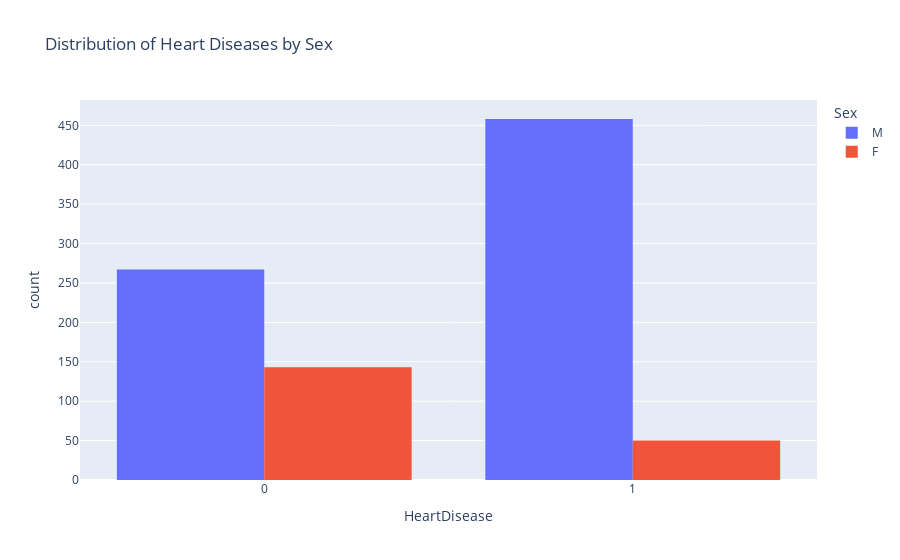
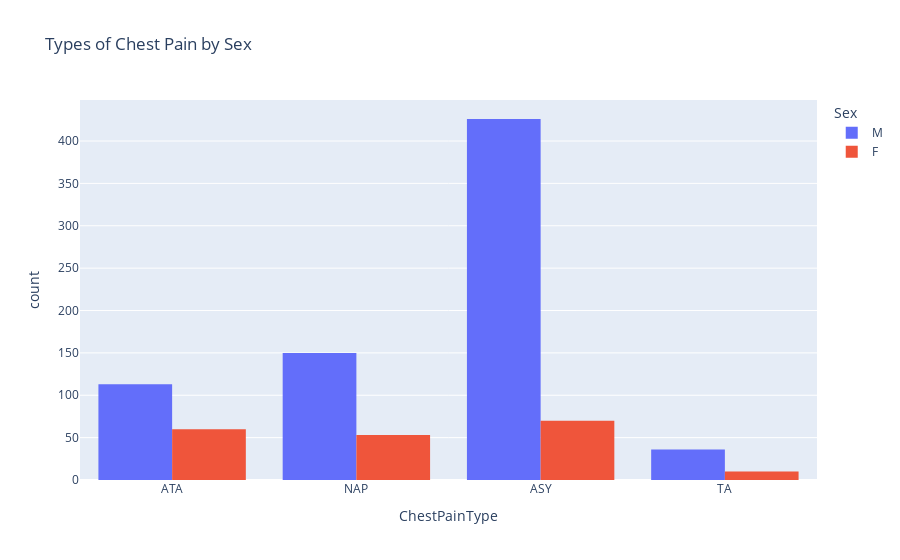
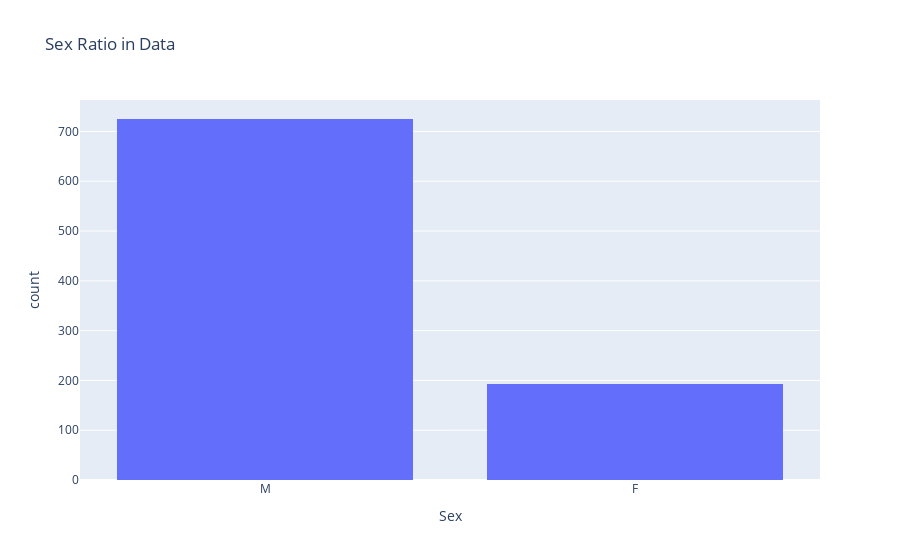
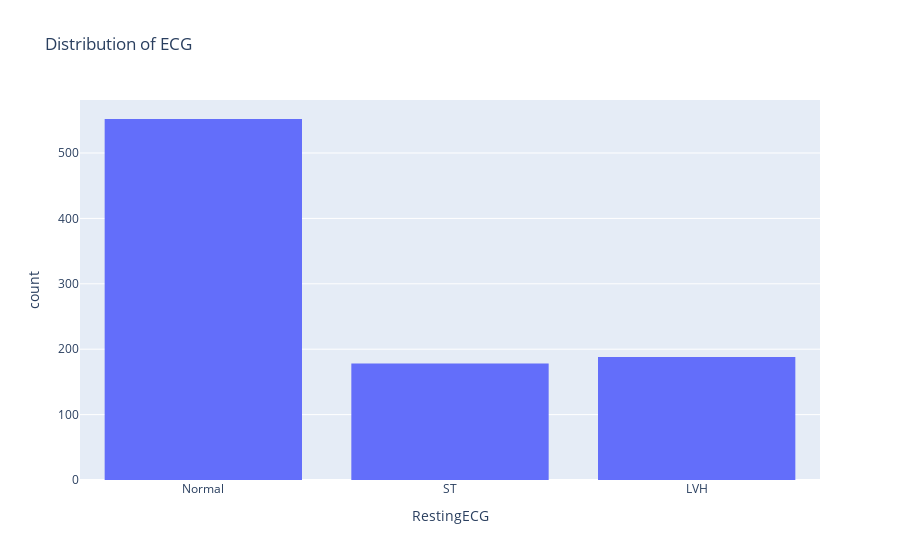

The notebook cell saved with these charts, in order:
### Code cell
# Create histogram:
draw_histogram(heart_df, "HeartDisease", "Sex", "Distribution of Heart Diseases by Sex")
draw_histogram(heart_df, "ChestPainType", "Sex", "Types of Chest Pain by Sex")
draw_histogram(heart_df, "Sex", None, "Sex Ratio in Data")
draw_histogram(heart_df, "RestingECG", None, "Distribution of ECG")

### Figure 1 — Plotly figure (JSON) as saved in the notebook; plotly's stock layout.template omitted (floating-point values rounded to 4 significant figures; data arrays with more than 128 entries replaced by an {"elided": "..."} marker saying what was removed)
{"data": [{"alignmentgroup": "True", "bingroup": "x", "hovertemplate": "Sex=M<br>HeartDisease=%{x}<br>count=%{y}<extra></extra>", "legendgroup": "M", "marker": {"color": "#636efa", "pattern": {"shape": ""}}, "name": "M", "offsetgroup": "M", "orientation": "v", "showlegend": true, "type": "histogram", "x": {"elided": "725 int values"}, "xaxis": "x", "yaxis": "y"}, {"alignmentgroup": "True", "bingroup": "x", "hovertemplate": "Sex=F<br>HeartDisease=%{x}<br>count=%{y}<extra></extra>", "legendgroup": "F", "marker": {"color": "#EF553B", "pattern": {"shape": ""}}, "name": "F", "offsetgroup": "F", "orientation": "v", "showlegend": true, "type": "histogram", "x": {"elided": "193 int values"}, "xaxis": "x", "yaxis": "y"}], "layout": {"barmode": "group", "legend": {"title": {"text": "Sex"}, "tracegroupgap": 0}, "title": {"text": "Distribution of Heart Diseases by Sex"}, "xaxis": {"anchor": "y", "domain": [0, 1], "title": {"text": "HeartDisease"}}, "yaxis": {"anchor": "x", "domain": [0, 1], "title": {"text": "count"}}}}

### Figure 2 — Plotly figure (JSON) as saved in the notebook; plotly's stock layout.template omitted (floating-point values rounded to 4 significant figures; data arrays with more than 128 entries replaced by an {"elided": "..."} marker saying what was removed)
{"data": [{"alignmentgroup": "True", "bingroup": "x", "hovertemplate": "Sex=M<br>ChestPainType=%{x}<br>count=%{y}<extra></extra>", "legendgroup": "M", "marker": {"color": "#636efa", "pattern": {"shape": ""}}, "name": "M", "offsetgroup": "M", "orientation": "v", "showlegend": true, "type": "histogram", "x": {"elided": "725 str values"}, "xaxis": "x", "yaxis": "y"}, {"alignmentgroup": "True", "bingroup": "x", "hovertemplate": "Sex=F<br>ChestPainType=%{x}<br>count=%{y}<extra></extra>", "legendgroup": "F", "marker": {"color": "#EF553B", "pattern": {"shape": ""}}, "name": "F", "offsetgroup": "F", "orientation": "v", "showlegend": true, "type": "histogram", "x": {"elided": "193 str values"}, "xaxis": "x", "yaxis": "y"}], "layout": {"barmode": "group", "legend": {"title": {"text": "Sex"}, "tracegroupgap": 0}, "title": {"text": "Types of Chest Pain by Sex"}, "xaxis": {"anchor": "y", "domain": [0, 1], "title": {"text": "ChestPainType"}}, "yaxis": {"anchor": "x", "domain": [0, 1], "title": {"text": "count"}}}}

### Figure 3 — Plotly figure (JSON) as saved in the notebook; plotly's stock layout.template omitted (floating-point values rounded to 4 significant figures; data arrays with more than 128 entries replaced by an {"elided": "..."} marker saying what was removed)
{"data": [{"alignmentgroup": "True", "bingroup": "x", "hovertemplate": "Sex=%{x}<br>count=%{y}<extra></extra>", "legendgroup": "", "marker": {"color": "#636efa", "pattern": {"shape": ""}}, "name": "", "offsetgroup": "", "orientation": "v", "showlegend": false, "type": "histogram", "x": {"elided": "918 str values"}, "xaxis": "x", "yaxis": "y"}], "layout": {"barmode": "group", "legend": {"tracegroupgap": 0}, "title": {"text": "Sex Ratio in Data"}, "xaxis": {"anchor": "y", "domain": [0, 1], "title": {"text": "Sex"}}, "yaxis": {"anchor": "x", "domain": [0, 1], "title": {"text": "count"}}}}

### Figure 4 — Plotly figure (JSON) as saved in the notebook; plotly's stock layout.template omitted (floating-point values rounded to 4 significant figures; data arrays with more than 128 entries replaced by an {"elided": "..."} marker saying what was removed)
{"data": [{"alignmentgroup": "True", "bingroup": "x", "hovertemplate": "RestingECG=%{x}<br>count=%{y}<extra></extra>", "legendgroup": "", "marker": {"color": "#636efa", "pattern": {"shape": ""}}, "name": "", "offsetgroup": "", "orientation": "v", "showlegend": false, "type": "histogram", "x": {"elided": "918 str values"}, "xaxis": "x", "yaxis": "y"}], "layout": {"barmode": "group", "legend": {"tracegroupgap": 0}, "title": {"text": "Distribution of ECG"}, "xaxis": {"anchor": "y", "domain": [0, 1], "title": {"text": "RestingECG"}}, "yaxis": {"anchor": "x", "domain": [0, 1], "title": {"text": "count"}}}}
